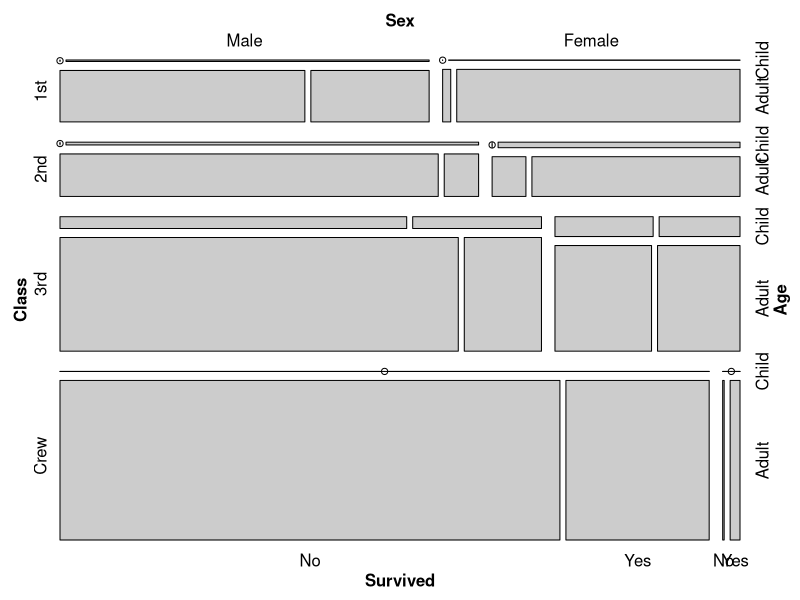
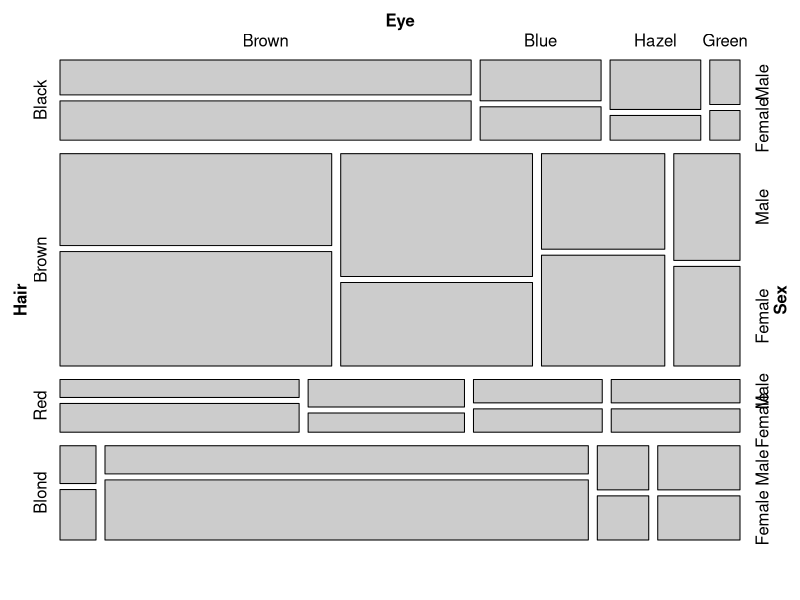
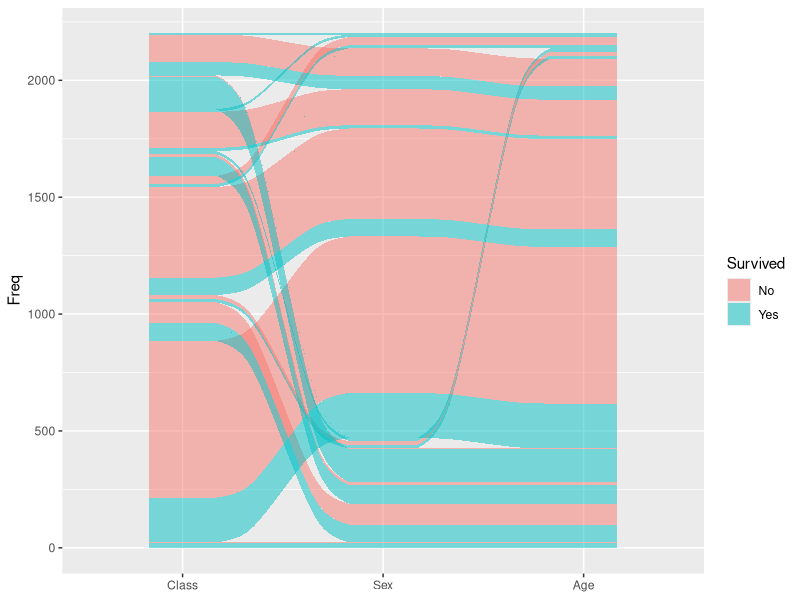

These figures' R source, in order:
## ---- chunk 1
knitr::opts_chunk$set(echo = TRUE)
## ---- chunk 2
library(vcd)
mosaic(Titanic)
mosaic(HairEyeColor)
## ---- chunk 3
library(tidyverse)
library(ggalluvial)
ggplot(as.data.frame(Titanic),
       aes(y = Freq,
           axis1 = Class, axis2 = Sex, axis3 = Age,
           fill = Survived)) +
  geom_alluvium() +
  scale_x_discrete(limits = c("Class", "Sex", "Age"))
